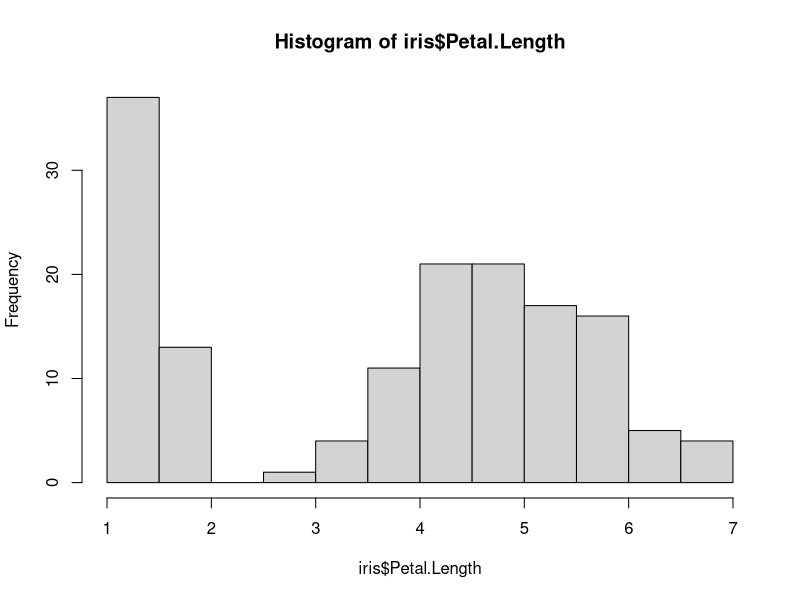
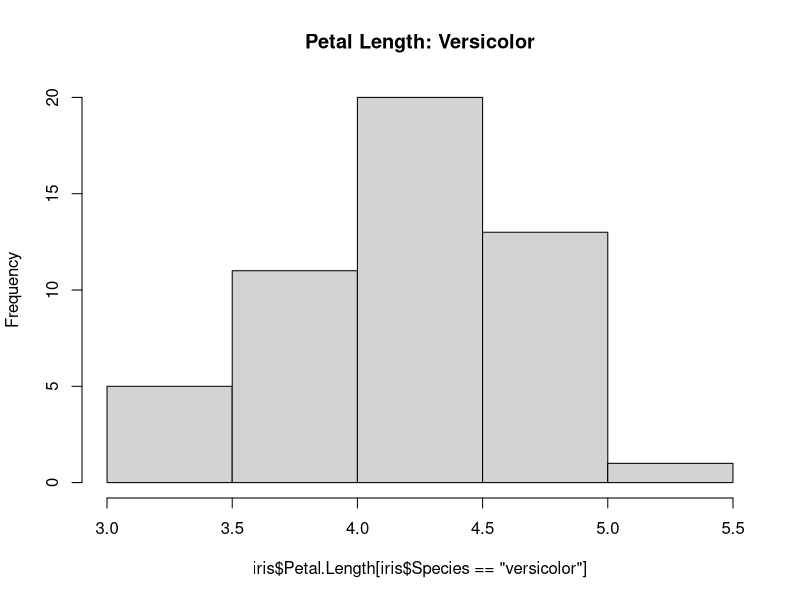
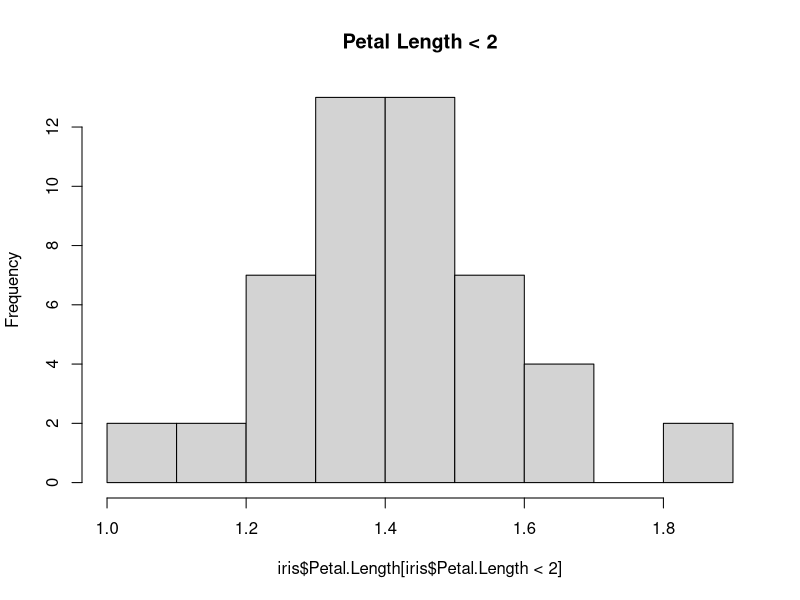
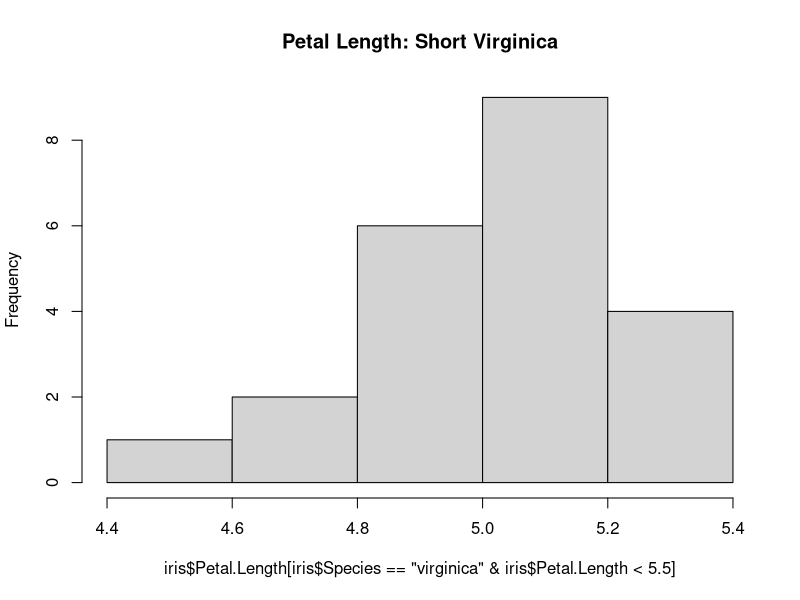
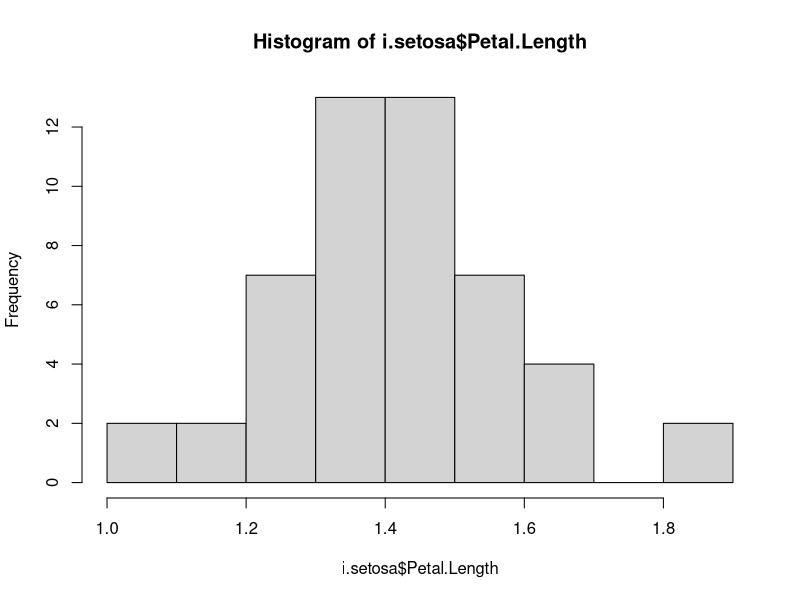

These figures' R source, in order:

library(datasets)  


head(iris)

#descripcion de los datos
hist(iris$Petal.Length)
summary(iris$Petal.Length) #media, 1o quartil...
summary(iris$Species)  #cuenta cuantos de cada tipo

# solo con este tipo
hist(iris$Petal.Length[iris$Species == "versicolor"],
  main = "Petal Length: Versicolor")

# solo con estos petalos
hist(iris$Petal.Length[iris$Petal.Length < 2],
  main = "Petal Length < 2")

#con ambas condiciones
hist(iris$Petal.Length[iris$Species == "virginica" & 
  iris$Petal.Length < 5.5],
  main = "Petal Length: Short Virginica")


#subconjunto
i.setosa <- iris[iris$Species == "setosa", ]
#ver sus datos
head(i.setosa)
summary(i.setosa$Petal.Length)
hist(i.setosa$Petal.Length)
